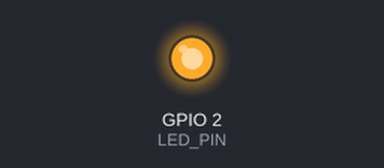
This sketch was run on a simulated ESP32. Shown: output pins drawn as LEDs (lit = HIGH). WiFi joins after 1.5 s; servers stay silent unless stated.

Above: at 0.1 s.
At 1.6 s:
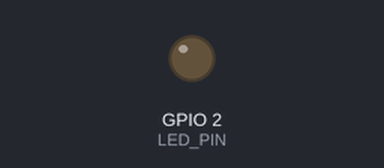
Timing chart, 0 to 16.2 s (numbered marks = the images above):
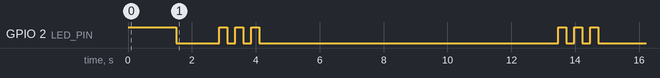

The sketch:

smarthome-dashboard-atomberg.ino
```cpp
/*
================================================================================
 ESP32 / ESP8266 – Atomberg Fan Listener → Alexa Updater (UDP → HTTPS Bridge)
--------------------------------------------------------------------------------
 Listens for UDP broadcasts from Atomberg fans, decodes state, tracks devices,
 and pushes updates to Alexa via HTTPS.

 CONFIGURATION
   SERIAL_LOG    – set false for production (USB power adapter, no computer).
   WIFI_TX_DBM   – WiFi transmit power in dBm.
                   Use 10 for USB-to-computer, 15-20 for USB power adapter.

 LED STATUS (onboard LED, active LOW on ESP8266 GPIO2)
   Solid ON        – WiFi connected, HTTPS working
   Slow blink (1s) – WiFi connected but HTTPS is failing
   Fast blink (¼s) – WiFi disconnected
================================================================================
*/

#define SERIAL_LOG    false
#define WIFI_TX_DBM   10
#define LED_PIN       2
#define HTTPS_FAIL_THRESHOLD 5

#if defined(ESP32)
  #include <WiFi.h>
  #include <HTTPClient.h>
  #include <WiFiClientSecure.h>
#elif defined(ESP8266)
  #include <ESP8266WiFi.h>
  #include <ESP8266HTTPClient.h>
  #include <WiFiClientSecureBearSSL.h>
#endif
#include <WiFiUdp.h>
#include <ArduinoJson.h>

#if SERIAL_LOG
  #define LOG(...) Serial.printf(__VA_ARGS__)
  #define LOGLN(s) Serial.println(s)
#else
  #define LOG(...) do {} while(0)
  #define LOGLN(s) do {} while(0)
#endif

#define UDP_PORT     5625
#define MAX_DEVICES  20
#define MAX_ID_LEN   20
#define MAX_NAME_LEN 32
#define QUEUE_SIZE   10

const char* ssid     = "XXXX";
const char* password = "YYYY";
const char* DROID_ID = "ABCD";

WiFiUDP udp;

#if defined(ESP8266)
  BearSSL::WiFiClientSecure secureClient;
#else
  WiFiClientSecure secureClient;
#endif
HTTPClient httpClient;

// ---- Master name table ----
struct MasterName {
  char id[MAX_ID_LEN];
  char name[MAX_NAME_LEN];
};

const MasterName MASTER[] = {
  { "24587c849608", "Master Fan" },
  { "3c8427853c00", "Kids Fan" },
  { "3c84278a9f84", "Parents Fan" },
  { "80659934c6b8", "Living Fan" },
  { "3c842783d658", "Dining Fan" }
};
const int MASTER_COUNT = sizeof(MASTER) / sizeof(MASTER[0]);

// ---- Device registry ----
struct Device {
  char id[MAX_ID_LEN];
  bool power;
  bool switchOn;
  bool led;
  int  speed;
  int  lastKnownSpeed;
  uint32_t lastHeartbeat;
};

Device devices[MAX_DEVICES];
uint8_t deviceCount = 0;

// ---- Alexa message queue (ring buffer) ----
struct AlexaMsg {
  char name[MAX_NAME_LEN];
  char reading[48];
};

AlexaMsg alexaQ[QUEUE_SIZE];
uint8_t qHead = 0, qCount = 0;

void enqueueAlexa(const char* name, const char* reading) {
  if (qCount >= QUEUE_SIZE) {
    qHead = (qHead + 1) % QUEUE_SIZE;
    qCount--;
  }
  int idx = (qHead + qCount) % QUEUE_SIZE;
  snprintf(alexaQ[idx].name, sizeof(alexaQ[idx].name), "%s", name);
  snprintf(alexaQ[idx].reading, sizeof(alexaQ[idx].reading), "%s", reading);
  qCount++;
}

// ---- HTTPS health tracking ----
uint8_t httpsFailCount = 0;

void resetSecureClient() {
  LOG("[HTTPS] Resetting BearSSL client\n");
  secureClient.stop();
#if defined(ESP8266)
  secureClient.setBufferSizes(512, 512);
#endif
  secureClient.setInsecure();
}

void forceWifiRecovery() {
  LOG("[HTTPS] %d consecutive failures — forcing WiFi recovery\n", httpsFailCount);
  httpsFailCount = 0;
  WiFi.disconnect();
  delay(100);
  WiFi.begin(ssid, password);
  resetSecureClient();
  udp.stop();
  udp.begin(UDP_PORT);
}

// ---- LED status ----
enum LedState { LED_SOLID, LED_SLOW_BLINK, LED_FAST_BLINK };
void setLedState(LedState s);
void updateLed();

LedState ledState = LED_FAST_BLINK;
uint32_t lastLedToggle = 0;
bool ledOn = false;

void updateLed() {
  uint32_t now = millis();
  switch (ledState) {
    case LED_SOLID:
      if (!ledOn) { digitalWrite(LED_PIN, LOW); ledOn = true; }
      break;
    case LED_SLOW_BLINK:
      if (now - lastLedToggle > 1000) {
        lastLedToggle = now;
        ledOn = !ledOn;
        digitalWrite(LED_PIN, ledOn ? LOW : HIGH);
      }
      break;
    case LED_FAST_BLINK:
      if (now - lastLedToggle > 250) {
        lastLedToggle = now;
        ledOn = !ledOn;
        digitalWrite(LED_PIN, ledOn ? LOW : HIGH);
      }
      break;
  }
}

void setLedState(LedState s) {
  if (ledState != s) {
    ledState = s;
    lastLedToggle = millis();
  }
}

// ---- WiFi watchdog (no reboot — escalating recovery) ----
uint32_t wifiOkAt = 0;
uint32_t lastReconnect = 0;
bool wifiWasOffline = false;

void wifiWatchdog() {
  if (WiFi.status() == WL_CONNECTED) {
    if (wifiWasOffline) {
      wifiWasOffline = false;
      LOG("[WIFI] Back online — restarting UDP\n");
      udp.stop();
      udp.begin(UDP_PORT);
      resetSecureClient();
    }
    wifiOkAt = millis();

    if (httpsFailCount >= HTTPS_FAIL_THRESHOLD)
      setLedState(LED_SLOW_BLINK);
    else
      setLedState(LED_SOLID);
    return;
  }

  wifiWasOffline = true;
  setLedState(LED_FAST_BLINK);
  uint32_t offline = millis() - wifiOkAt;

  if (offline > 90000 && millis() - lastReconnect > 60000) {
    lastReconnect = millis();
    LOG("[WIFI] Offline %lus — full teardown + reconnect\n", offline / 1000);
    WiFi.disconnect();
    delay(100);
    WiFi.begin(ssid, password);
  } else if (offline > 30000 && millis() - lastReconnect > 30000) {
    lastReconnect = millis();
    LOG("[WIFI] Offline %lus — reconnecting\n", offline / 1000);
    WiFi.reconnect();
  }
}

// ---- URL-encode spaces ----
void urlEncodeSpaces(const char* in, char* out, int outSize) {
  int j = 0;
  for (int i = 0; in[i] && j < outSize - 4; i++) {
    if (in[i] == ' ') {
      out[j++] = '%'; out[j++] = '2'; out[j++] = '0';
    } else {
      out[j++] = in[i];
    }
  }
  out[j] = '\0';
}

// ---- Send ONE message to Alexa ----
void sendToAlexa(const char* name, const char* reading) {
  if (WiFi.status() != WL_CONNECTED) return;

  static char encName[64], encReading[64], url[200];
  urlEncodeSpaces(name, encName, sizeof(encName));
  urlEncodeSpaces(reading, encReading, sizeof(encReading));
  snprintf(url, sizeof(url),
    "https://home-automation.vadrin.com/droid/%s/upsert/intent/%s/reading/%s",
    DROID_ID, encName, encReading);

  LOG("[HTTP] %s\n", url);

  httpClient.setTimeout(5000);
  if (httpClient.begin(secureClient, url)) {
    int code = httpClient.GET();
    if (code >= 200 && code < 300) {
      LOG("[HTTP] %d\n", code);
      httpsFailCount = 0;
    } else {
      LOG("[HTTP] FAIL %d\n", code);
      httpsFailCount++;
      if (httpsFailCount == HTTPS_FAIL_THRESHOLD) {
        forceWifiRecovery();
      }
    }
    httpClient.end();
  } else {
    httpsFailCount++;
    LOG("[HTTP] begin failed (%d consecutive)\n", httpsFailCount);
    if (httpsFailCount == HTTPS_FAIL_THRESHOLD) {
      forceWifiRecovery();
    }
  }
}

bool trySendOneFromQueue() {
  if (qCount == 0) return false;
  sendToAlexa(alexaQ[qHead].name, alexaQ[qHead].reading);
  qHead = (qHead + 1) % QUEUE_SIZE;
  qCount--;
  return true;
}

// ---- Device helpers ----
const char* lookupName(const char* id) {
  for (int i = 0; i < MASTER_COUNT; i++)
    if (strcmp(MASTER[i].id, id) == 0) return MASTER[i].name;
  static char temp[MAX_ID_LEN];
  for (int i = 0; i < MASTER_COUNT; i++) {
    snprintf(temp, sizeof(temp), "%s_R1", MASTER[i].id);
    if (strcmp(temp, id) == 0) return MASTER[i].name;
  }
  return "Unknown Fan";
}

int findDevice(const char* id) {
  if (!id) return -1;
  for (int i = 0; i < deviceCount; i++)
    if (strcmp(id, devices[i].id) == 0) return i;
  static char temp[MAX_ID_LEN];
  for (int i = 0; i < deviceCount; i++) {
    snprintf(temp, sizeof(temp), "%s_R1", devices[i].id);
    if (strcmp(id, temp) == 0) return i;
  }
  return -1;
}

int upsertDevice(const char* id, bool power, bool led, int speed, bool notify) {
  if (!id) return -1;
  int i = findDevice(id);
  bool isNew = (i < 0);
  if (isNew) {
    if (deviceCount >= MAX_DEVICES) return -1;
    i = deviceCount++;
    snprintf(devices[i].id, sizeof(devices[i].id), "%s", id);
  }
  devices[i].power    = power;
  devices[i].switchOn = true;
  devices[i].led      = led;
  devices[i].speed    = speed;
  devices[i].lastHeartbeat = millis();

  const char* name = lookupName(id);
  static char msg[48];
  if (power && speed > 0) snprintf(msg, sizeof(msg), "On, Speed %d.", speed);
  else if (!power && speed > 0) snprintf(msg, sizeof(msg), "On, Speed 0.");
  else if (devices[i].lastKnownSpeed > 0) snprintf(msg, sizeof(msg), "On, Speed %d.", devices[i].lastKnownSpeed);
  else snprintf(msg, sizeof(msg), "On");

  LOG("[DEV] %s %s: %s\n", isNew ? "NEW" : "UPD", name, msg);
  if (notify) enqueueAlexa(name, msg);
  return i;
}

void processFanEvent(const char* hex, int hexLen) {
  if (hexLen < 2 || hexLen > 1024) return;
  static char json[512];
  memset(json, 0, sizeof(json));
  for (int i = 0, j = 0; i < hexLen && j < 511; i += 2, j++) {
    char h[3] = { hex[i], hex[i + 1], 0 };
    json[j] = (char)strtol(h, NULL, 16);
  }
  StaticJsonDocument<512> doc;
  if (deserializeJson(doc, json)) return;
  const char* id    = doc["device_id"];
  const char* state = doc["state_string"];
  if (!id || !state) return;

  const char* comma = strchr(state, ',');
  int pos = comma ? (int)(comma - state) : (int)strlen(state);
  static char numBuf[16];
  memset(numBuf, 0, sizeof(numBuf));
  if (pos > 0 && pos < (int)sizeof(numBuf))
    snprintf(numBuf, sizeof(numBuf), "%.*s", pos, state);
  uint32_t enc = strtoul(numBuf, NULL, 10);
  upsertDevice(id, (enc & 0x10) != 0, (enc & 0x20) != 0, enc & 0x07, true);
}

void checkHeartbeatOff() {
  for (int i = 0; i < deviceCount; i++) {
    if (devices[i].switchOn && (millis() - devices[i].lastHeartbeat > 10000)) {
      if (devices[i].speed > 0 && devices[i].power)
        devices[i].lastKnownSpeed = devices[i].speed;
      devices[i].switchOn = false;
      const char* name = lookupName(devices[i].id);
      LOG("[DEV] OFF %s\n", name);
      enqueueAlexa(name, "Off");
    }
  }
}

void loadDefaults() {
  for (int i = 0; i < MASTER_COUNT; i++) {
    upsertDevice(MASTER[i].id, false, false, 0, true);
    yield();
  }
}

// ==== Setup ====
void setup() {
#if SERIAL_LOG
  Serial.begin(115200);
  delay(2000);
  LOGLN("\n\n========== BOOT ==========");
  #if defined(ESP8266)
    LOG("Reset reason: %s\n", ESP.getResetReason().c_str());
  #endif
  LOG("Free heap   : %u\n", ESP.getFreeHeap());
#endif

  pinMode(LED_PIN, OUTPUT);
  digitalWrite(LED_PIN, HIGH);

  WiFi.setOutputPower(WIFI_TX_DBM);
  WiFi.begin(ssid, password);
#if SERIAL_LOG
  Serial.print("WiFi");
  while (WiFi.status() != WL_CONNECTED) {
    Serial.print(".");
    delay(250);
  }
  LOG("\nIP: %s  RSSI: %d dBm\n", WiFi.localIP().toString().c_str(), WiFi.RSSI());
#else
  while (WiFi.status() != WL_CONNECTED) delay(250);
#endif

  WiFi.setAutoReconnect(true);

#if defined(ESP8266)
  secureClient.setBufferSizes(512, 512);
#endif
  secureClient.setInsecure();

  udp.begin(UDP_PORT);
  loadDefaults();

  wifiOkAt = millis();
  setLedState(LED_SOLID);
  LOG("Heap: %u\nSetup complete.\n\n", ESP.getFreeHeap());
}

// ==== Loop ====
uint32_t lastOffCheck = 0;
uint32_t lastHeapLog  = 0;

void loop() {
  wifiWatchdog();
  updateLed();

  if (millis() - lastHeapLog > 120000) {
    lastHeapLog = millis();
    LOG("[HEAP] %u (queue: %d fails: %d)\n", ESP.getFreeHeap(), qCount, httpsFailCount);
  }

  int sz = udp.parsePacket();
  if (sz > 0) {
    static char buf[1024];
    int len = udp.read(buf, sizeof(buf) - 1);
    buf[len] = '\0';

    bool isHex = (len > 2);
    for (int i = 0; i < len && isHex; i++)
      if (!isxdigit((unsigned char)buf[i])) isHex = false;

    if (isHex) {
      processFanEvent(buf, len);
    } else {
      int idx = findDevice(buf);
      if (idx >= 0) {
        devices[idx].lastHeartbeat = millis();
        if (!devices[idx].switchOn)
          upsertDevice(buf, false, false, 0, true);
      } else if (len > 0 && len < MAX_ID_LEN) {
        upsertDevice(buf, false, false, 0, true);
      }
    }
  }

  if (millis() - lastOffCheck > 2000) {
    lastOffCheck = millis();
    checkHeartbeatOff();
  }

  trySendOneFromQueue();

  yield();
}
```

Measured:
- by itself, GPIO 2 (LED_PIN): HIGH → LOW at 1.5 s, → HIGH 1.4 s later, → LOW 0.25 s later, → HIGH 0.25 s later, … (13 changes in this stretch)
